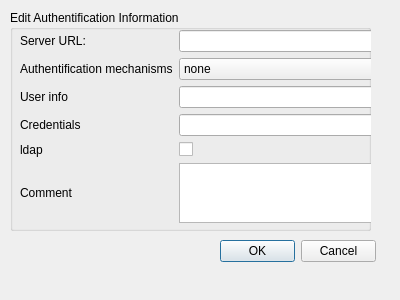
<?xml version="1.0" encoding="UTF-8"?>
<ui version="4.0">
 <class>editAuth</class>
 <widget class="QDialog" name="editAuth">
  <property name="geometry">
   <rect>
    <x>0</x>
    <y>0</y>
    <width>400</width>
    <height>300</height>
   </rect>
  </property>
  <property name="windowTitle">
   <string>Edit authentification information</string>
  </property>
  <widget class="QGroupBox" name="groupBox">
   <property name="geometry">
    <rect>
     <x>10</x>
     <y>10</y>
     <width>361</width>
     <height>221</height>
    </rect>
   </property>
   <property name="title">
    <string>Edit Authentification Information</string>
   </property>
   <widget class="QWidget" name="gridLayoutWidget">
    <property name="geometry">
     <rect>
      <x>10</x>
      <y>20</y>
      <width>456</width>
      <height>193</height>
     </rect>
    </property>
    <layout class="QGridLayout" name="gridLayout">
     <item row="1" column="0">
      <widget class="QLabel" name="authMechanismLbl">
       <property name="text">
        <string>Authentification mechanisms</string>
       </property>
      </widget>
     </item>
     <item row="2" column="0">
      <widget class="QLabel" name="usernameLbl">
       <property name="text">
        <string>User info</string>
       </property>
      </widget>
     </item>
     <item row="1" column="2">
      <widget class="QComboBox" name="authMechanismCombo">
       <item>
        <property name="text">
         <string>none</string>
        </property>
       </item>
       <item>
        <property name="text">
         <string>username/password</string>
        </property>
       </item>
       <item>
        <property name="text">
         <string>public/private key infrastructure</string>
        </property>
       </item>
       <item>
        <property name="text">
         <string>grid certificates</string>
        </property>
       </item>
      </widget>
     </item>
     <item row="0" column="0">
      <widget class="QLabel" name="serverLbl">
       <property name="text">
        <string>Server URL:</string>
       </property>
      </widget>
     </item>
     <item row="3" column="0">
      <widget class="QLabel" name="authLocationLbl">
       <property name="text">
        <string>Credentials</string>
       </property>
      </widget>
     </item>
     <item row="3" column="2">
      <widget class="QLineEdit" name="authLineEdit"/>
     </item>
     <item row="2" column="2">
      <widget class="QLineEdit" name="usernameLineEdit"/>
     </item>
     <item row="0" column="2">
      <widget class="QLineEdit" name="serverLineEdit">
       <property name="readOnly">
        <bool>true</bool>
       </property>
      </widget>
     </item>
     <item row="4" column="0">
      <widget class="QLabel" name="ldapLabel">
       <property name="text">
        <string>ldap</string>
       </property>
      </widget>
     </item>
     <item row="5" column="0">
      <widget class="QLabel" name="commentLabel">
       <property name="text">
        <string>Comment</string>
       </property>
      </widget>
     </item>
     <item row="5" column="2">
      <widget class="QPlainTextEdit" name="commentPlainText"/>
     </item>
     <item row="0" column="3">
      <widget class="QToolButton" name="serverToolButton">
       <property name="text">
        <string>...</string>
       </property>
      </widget>
     </item>
     <item row="3" column="3">
      <widget class="QToolButton" name="certificateToolButton">
       <property name="text">
        <string>...</string>
       </property>
      </widget>
     </item>
     <item row="2" column="3">
      <widget class="QToolButton" name="usrnameToolButton">
       <property name="text">
        <string>...</string>
       </property>
      </widget>
     </item>
     <item row="4" column="2">
      <widget class="QCheckBox" name="checkBox">
       <property name="text">
        <string/>
       </property>
      </widget>
     </item>
    </layout>
   </widget>
  </widget>
  <widget class="QDialogButtonBox" name="buttonBox">
   <property name="geometry">
    <rect>
     <x>220</x>
     <y>240</y>
     <width>156</width>
     <height>23</height>
    </rect>
   </property>
   <property name="standardButtons">
    <set>QDialogButtonBox::Cancel|QDialogButtonBox::Ok</set>
   </property>
  </widget>
 </widget>
 <resources/>
 <connections>
  <connection>
   <sender>buttonBox</sender>
   <signal>accepted()</signal>
   <receiver>editAuth</receiver>
   <slot>close()</slot>
   <hints>
    <hint type="sourcelabel">
     <x>297</x>
     <y>251</y>
    </hint>
    <hint type="destinationlabel">
     <x>199</x>
     <y>149</y>
    </hint>
   </hints>
  </connection>
  <connection>
   <sender>buttonBox</sender>
   <signal>clicked(QAbstractButton*)</signal>
   <receiver>editAuth</receiver>
   <slot>close()</slot>
   <hints>
    <hint type="sourcelabel">
     <x>297</x>
     <y>251</y>
    </hint>
    <hint type="destinationlabel">
     <x>199</x>
     <y>149</y>
    </hint>
   </hints>
  </connection>
 </connections>
</ui>
